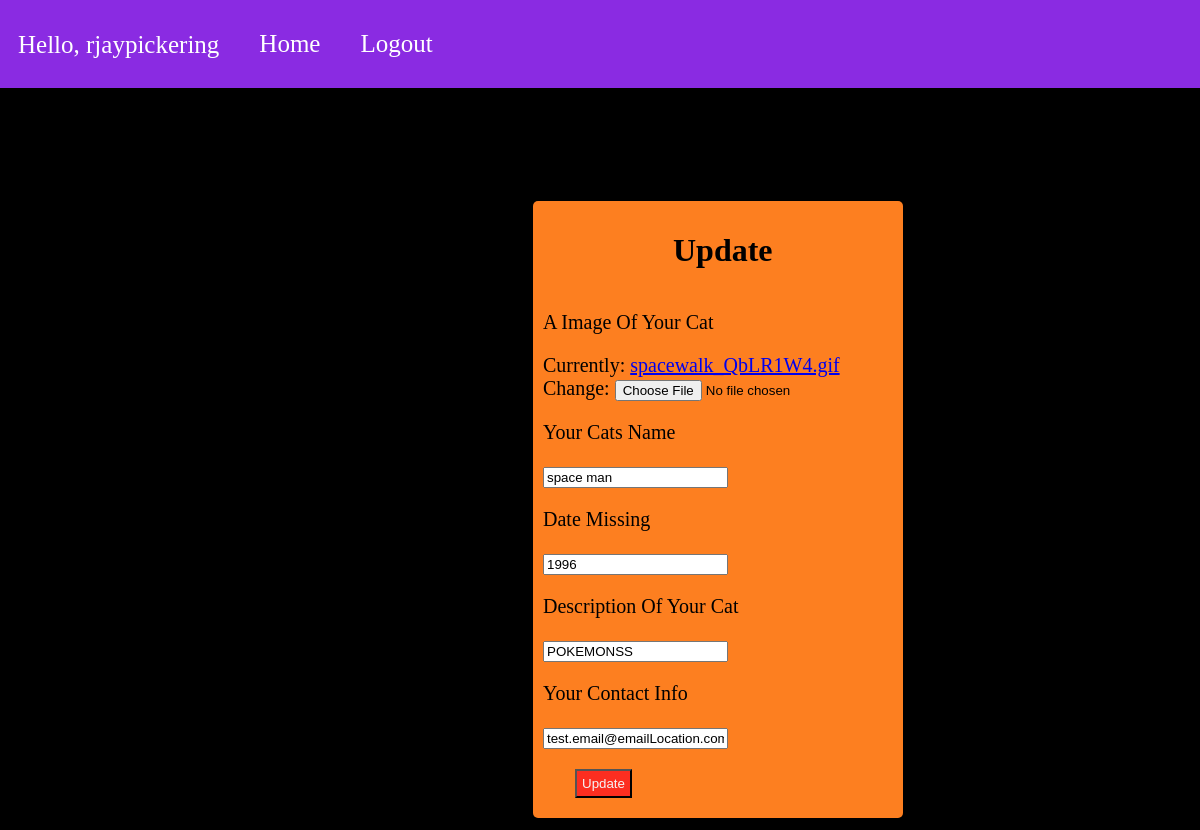
The page /update/11/ (signed in) on the database its author committed.
### app/models.py (models this page shows, shortened)
class KittyCats(models.Model):
	img = models.ImageField()
	name = models.CharField(max_length=200)
	missing = models.CharField(max_length=200)
	description = models.CharField(max_length=200)
	contact = models.CharField(max_length=200)
	user = models.CharField(max_length=200)
	date = models.DateTimeField(auto_now_add=True, null=True)

### app/views.py (the view)
# urls.py: path("update/<str:pk>/", app.views.update, name="update"),
@login_required(login_url='userlogin')
def update(request, pk):
	cat = KittyCats.objects.get(id=pk)
	form = CreateKatForm(instance=cat)
	if request.method == "POST":
		print(request.POST)
		form = CreateKatForm(request.POST, instance=cat)
		if form.is_valid():
			form.save()
			return redirect("home")
	context = {"form": form, "time":"Update"}
	return render(request, "create.html", context)

### app/forms.py
class CreateKatForm(ModelForm):
    class Meta:
        model = KittyCats
        fields = "__all__"

### app/templates/create.html (shortened to what this page needs)
{% load static %}
<!DOCTYPE html>
<html lang="en">
  <head>
    <link rel="stylesheet" href="{% static 'styles.css' %}" />
  </head>
  <body class="admin-body">
    <div class="navbar">
      <p class="greet-navbar">Hello, {{request.user}}</p>
      <a href="{% url 'home' %}">Home</a>
      <a href="{% url 'logout' %}">Logout</a>
    </div>
    <div class="user_card_create">
      <div class="title-create">
        <h1>{{time}}</h1>
      </div>
      <div class="form_container">
        <form method="POST" action="" enctype="multipart/form-data">
          <div class="input-group">
            <p>A Image Of Your Cat</p>
            <p>{{form.img}}</p>
          </div>
          <div class="input-group">
            <p>Your Cats {{form.name.label}}</p>
            <p>{{form.name}}</p>
          </div>
          <div class="input-group">
            <p>Date {{form.missing.label}}</p>
            <p>{{form.missing}}</p>
          </div>
          <div class="input-group">
            <p>{{form.description.label}} Of Your Cat</p>
            <p>{{form.description}}</p>
          </div>
          <div class="input-group">
            <p>Your {{form.contact.label}} Info</p>
            <p>{{form.contact}}</p>
          </div>
          <div class="create_container">
            <input class="login_btn" type="submit" value="{{time}}" />
          </div>
        </form>
      </div>
    </div>
  </body>
</html>

### app/static/styles.css (style rules this page uses)
body { padding: 0; width: 100%; height: 100%; background-color: black; }
.user_card_create { width: 350px; margin-top: 135px; margin-left: 525px; margin-bottom: auto; background: #fd7f20; position: relative; display: flex; justify-content: center; flex-direction: column; padding: 10px; box-shadow: 0 4px 8px 0 rgba(0, 0, 0, 0.2), 0 6px 20px 0 rgba(0, 0, 0, 0.19); -webkit-box-shadow: 0 4px 8px 0 rgba(0, 0, 0, 0.2), 0 6px 20px 0 rgba(0, 0, 0, 0.19); -moz-box-shadow: 0 4px 8px 0 rgba(0, 0, 0, 0.2), 0 6px 20px 0 rgba(0, 0, 0, 0.19); border-radius: 5px; }
.create_container { padding: 0 2rem; padding-bottom: 10px; }
.title-create { padding-left: 130px; }
.form_container { align-content: center; flex-direction: column; justify-content: center; }
.input-group { font-size: 2.5vh; }
.login_btn { padding: 5px; background: #fc2e20; color: whitesmoke; }
.navbar { overflow: hidden; background-color: blueviolet; position: sticky; top: 0; margin: -10px; margin-top: -20px; }
.navbar a { float: left; color: white; text-align: center; padding: 14px 20px; padding-top: 30px; padding-bottom: 30px; text-decoration: none; font-size: 25px; }
.greet-navbar { float: left; color: white; text-align: center; padding: 14px 20px; padding-bottom: 0px; padding-top: 6px; text-decoration: none; font-size: 25px; }

### rows shown on the page
KittyCats: name "space man", missing "1996", description "POKEMONSS", contact "test.email@emailLocation.com"

### other values the page prints
{{ request.user }} "rjaypickering"
{{ time }} "Update"
